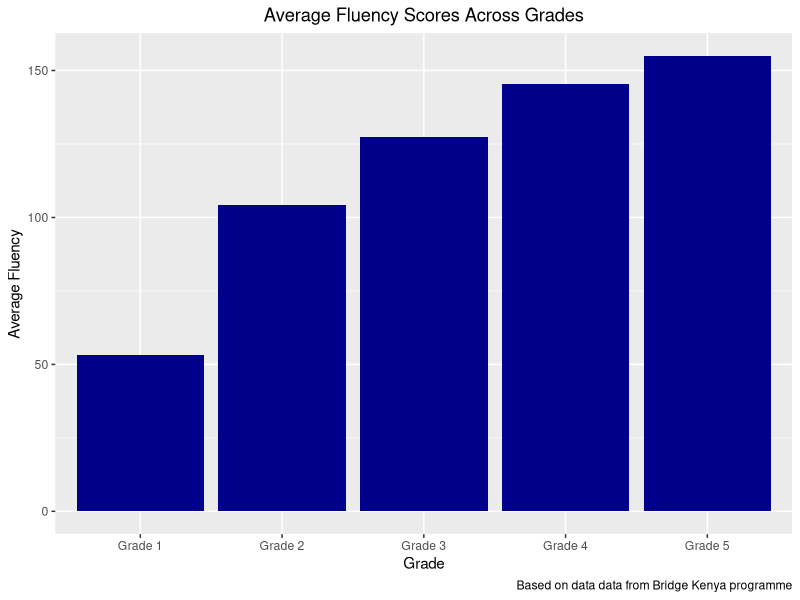
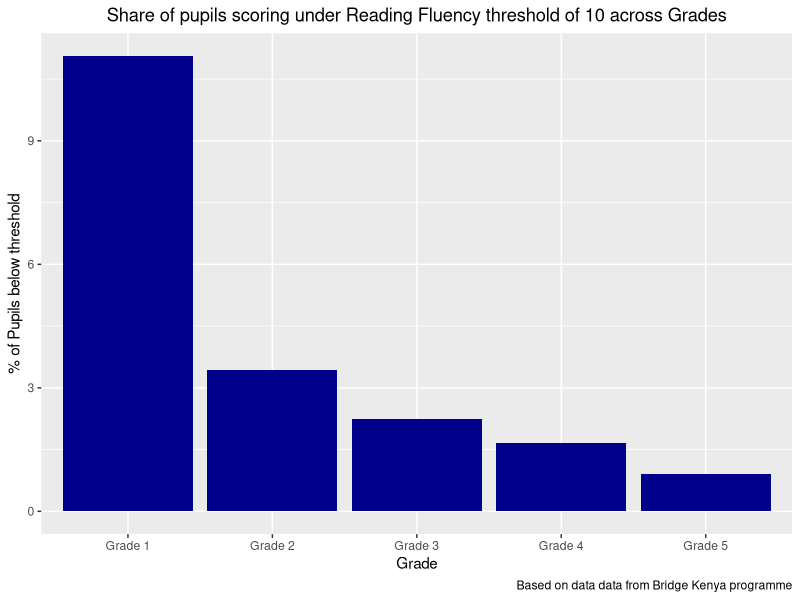

Write R code to recreate these figures, in order.
## ---- chunk 1
knitr::opts_chunk$set(echo = TRUE)
## ---- chunk 2
library(tidyverse)
library(readxl)
## ---- chunk 3
Lesson_completion <- read_excel("Lesson completion.xlsx")
head(Lesson_completion)
## ---- chunk 4
Pupil_attendance <- read_excel("Pupil attendance.xlsx")
head(Pupil_attendance)
## ---- chunk 5
Pupil_scores <- read_excel("Pupil scores.xlsx")
head(Pupil_scores)
## ---- chunk 6
School_information <- read_excel("School_information.xlsx")
head(School_information)
## ---- chunk 7
# Create a base file by reshaping the “Pupil scores” file so that each student only has one row in the data, with different columns for their scores in math, fluency, and Kiswahili
Pupil_scores <- Pupil_scores %>%
  pivot_wider(names_from = subject, values_from = score)
head(Pupil_scores)
## ---- chunk 8
# Merge Pupil_attendance file to the base file i.e, Pupil_scores file
pupil_df <- merge(Pupil_scores, Pupil_attendance, by = c("pupil_id", "school_id", "grade"))
head(pupil_df)
## ---- chunk 9
# Merge teacher's data
pupil_teacher_df <- merge(pupil_df, Lesson_completion, by = c("school_id", "grade"))
head(pupil_teacher_df)
## ---- chunk 10
#merge school information
pupil_teacher_school_df <- merge(pupil_teacher_df, School_information, by = "school_id")
head(pupil_teacher_school_df)
## ---- chunk 11
write.csv(pupil_teacher_school_df, file = "main_data.csv", row.names = FALSE)
## ---- chunk 12
# Network-Level Average Percent Pupils Present (All Pupils)
network_level_average_kpi <- round(sum(pupil_teacher_school_df$present_records)/sum(pupil_teacher_school_df$attendance_records), 2)
network_level_average_kpi
## ---- chunk 13
# School-Level Average Percent Pupils Present
school_level_average_kpi <- pupil_teacher_school_df %>%
  select(school_id, present_records, attendance_records) %>%
  group_by(school_id) %>%
  summarise(total_present = sum(present_records), total_records = sum(attendance_records)) %>%
  mutate(school_kpi = round(total_present/total_records, 2)) %>%
  summarise(round(mean(school_kpi), 2))
school_level_average_kpi
## ---- chunk 14
# The way we interpret the KPI shifts with these two approaches due to their scope. When we calculate the network-level average, we're looking at the big picture, assessing how well the entire network (Bridge Kenya programme) is performing by considering all pupils across all schools. On the other hand, the school-level average narrows our focus to individual school performance, helping us pinpoint differences between schools. In this case it doesn't matter much because we get the same values for the KPIs through both approaches when rounded to two decimal places. However, it would matter when there is more heterogeneity across schools in terms of attendance rate and number of pupils. If there is more variation in attendance rate across schools and number of pupils, merely calculating percentage for each school and creating a simple average at the school-level would give the same weightage to each scool regardless of the number of pupils in that school, hence the value will deviate from the network-level average. The choice between these approaches hinges on the specific analysis or decision-making context. The network-level approach would one be more appropriate when we want to gauge the overall network performance, whereas the school-level approach is valuable for recognizing variations and addressing specific issues within each school. Ultimately, the choice depends on the specific objectives of the analysis or decision-making process.
## ---- chunk 15
pupil_teacher_school_df %>%
  select(grade, Fluency) %>%
  group_by(grade) %>%
  summarise(mean(Fluency, na.rm = TRUE))
## ---- chunk 16
pupil_teacher_school_df %>%
  select(grade, Fluency) %>%
  group_by(grade) %>%
  summarise(avg_fluency = mean(Fluency, na.rm = TRUE)) %>%
  ggplot(aes(x = grade, y=avg_fluency))+
  geom_col(fill= "dark blue")+
  labs(title = "Average Fluency Scores Across Grades",
       x = "Grade",
       y = "Average Fluency",
       caption = "Based on data data from Bridge Kenya programme")+
  theme(plot.title = element_text(hjust = 0.5))
## ---- chunk 17
pupil_teacher_school_df %>%
  select(region, Fluency) %>%
  group_by(region) %>%
  summarise(avg_fluency = mean(Fluency, na.rm = TRUE)) %>%
  filter(avg_fluency == max(avg_fluency, na.rm=TRUE) | avg_fluency == min(avg_fluency, na.rm=TRUE))
## ---- chunk 18
pupil_teacher_school_df$not_fluent <- ifelse(pupil_teacher_school_df$Fluency <=10, 1, 0)

pupil_teacher_school_df %>%
  select(grade, not_fluent) %>%
  group_by(grade) %>%
  summarise(proportion_not_fluent = mean(not_fluent, na.rm = TRUE)) %>%
  ggplot(aes(x = grade, y=proportion_not_fluent*100))+
  geom_col(fill= "dark blue")+
  labs(title = "Share of pupils scoring under Reading Fluency threshold of 10 across Grades",
       x = "Grade",
       y = "% of Pupils below threshold",
       caption = "Based on data data from Bridge Kenya programme")+
  theme(plot.title = element_text(hjust = 0.5))
## ---- chunk 19
pupil_teacher_school_df %>%
  filter(grade == "Grade 3") %>%
  select(school_id, not_fluent) %>%
  group_by(school_id) %>%
  summarise(proportion_not_fluent = mean(not_fluent, na.rm = TRUE)) %>%
  filter(proportion_not_fluent == max(proportion_not_fluent, na.rm=TRUE))
## ---- chunk 20
# Create a column for attendance performance at the student level
pupil_teacher_school_df$student_attendance_score <- 100*(pupil_teacher_school_df$present_records/pupil_teacher_school_df$attendance_records)

# The column for Math, Kiswahili and lesson completion rate currently have values between 0 and 1. Let's multiply them by 100 to show them in percentage form 

pupil_teacher_school_df$Math <- pupil_teacher_school_df$Math*100
pupil_teacher_school_df$Kiswahili <- pupil_teacher_school_df$Kiswahili*100
pupil_teacher_school_df$lesson_completion_rate <- pupil_teacher_school_df$lesson_completion_rate*100
## ---- chunk 21
summary(lm(Math ~ tutoring_program, data = pupil_teacher_school_df))
## ---- chunk 22
summary(lm(Kiswahili ~ tutoring_program, data = pupil_teacher_school_df))
## ---- chunk 23
summary(lm(Fluency ~ tutoring_program, data = pupil_teacher_school_df))
## ---- chunk 24
summary(lm(student_attendance_score ~ tutoring_program, data = pupil_teacher_school_df))
## ---- chunk 25
# By running simple linear regression with Math, Kiswahili, Fluency, and Attendance score as the dependent variable and tutoring program as the independent variable we saw that tutoring program has a statistically significant positive effect on students' test scores in Math, Kiswahili, Fluency, and attendance on average. The results are highly statistically significant even at a significance level as low as 0.001.
## ---- chunk 26
# If teachers in schools that received tutoring indeed felt more motivated and were completing their lessons at a faster pace then tutoring program also has an effect on teachers completion rate. In that case teacher's lesson completion rate would be a confounding variable that also effects the outcome variable and is being effected by the treatment variable (tutoring program). If this is true, omitting teachers lesson completion rate from the regressions would make the results biased as the effects of teachers' higher lesson completion rate would also be wrongly attributed to the tutoring program.
#Let's first run a diagnostic regression regression of teachers lesson completion rate on tutoring program to see if there is any effect of tutoring program on lesson completion rate. Then, we will modify the above regressions by controlling for the effects of lesson completion rate by including this variable in our regression analysis as a covariate.
## ---- chunk 27
summary(lm(lesson_completion_rate ~ tutoring_program, data = pupil_teacher_school_df))
## ---- chunk 28
# In the above regression results, we see that tutoring program does not have a statistically significant effect on lesson completion rate. This suggests that it is not a significant confounder. However, it might be confounding in combination with the tutoring program variable so we should still use it as a control variable. Below, we control for lesson_completion_rate to see if the results of regression vary from the above ones.
## ---- chunk 29
summary(lm(Math ~ tutoring_program+lesson_completion_rate, data = pupil_teacher_school_df))
## ---- chunk 30
summary(lm(Kiswahili ~ tutoring_program+lesson_completion_rate, data = pupil_teacher_school_df))
## ---- chunk 31
summary(lm(Fluency ~ tutoring_program+lesson_completion_rate, data = pupil_teacher_school_df))
## ---- chunk 32
summary(lm(student_attendance_score ~ tutoring_program+lesson_completion_rate, data = pupil_teacher_school_df))
## ---- chunk 33
# By including lesson completion rate variable in our regression analysis as a covariate, we saw that the coefficients for tutoring program in all of the four regressions remained almost the same as before and were not effected much. Although we do see a statistically significant effect of lesson completion rate on students performance and attendance, this variable is independently assocaited with the outcome variables and does not mediate the effects of the tutoring program.
# The hypothesis that the effects that we saw are not (solely) due to the tutoring program, but also due to the higher lesson completion rate does not hold up in the data.
